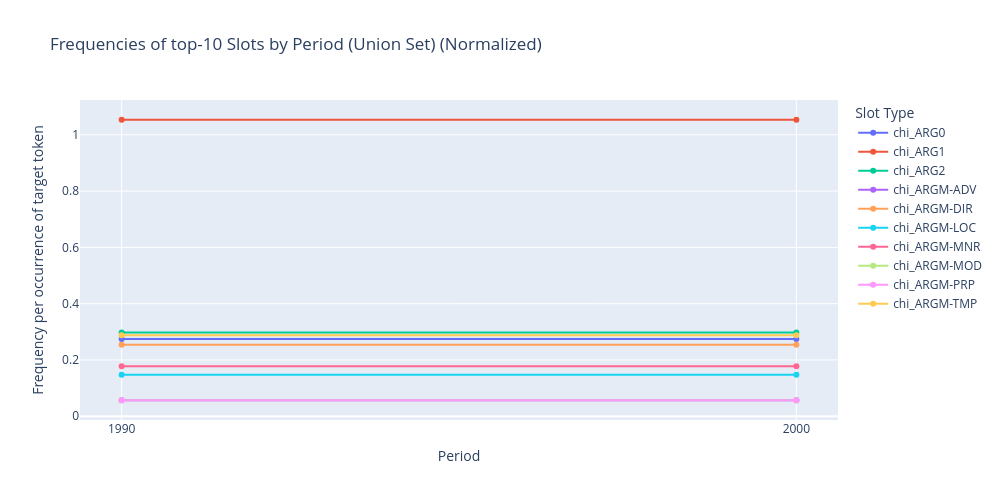

Here is the notebook cell this chart was saved with:
### Code cell
plot_freq_top_union_slots_by_period(
    json_path=SRL_json_path,
    top_n=10,
    normalized=True,
    relative=False,
    token_counts=token_counts,
)

### Figure 1 — Plotly figure (JSON) as saved in the notebook; plotly's stock layout.template omitted (floating-point values rounded to 4 significant figures)
{"data": [{"hovertemplate": "Slot Type=chi_ARG0<br>Period=%{x}<br>Frequency=%{y}<extra></extra>", "legendgroup": "chi_ARG0", "line": {"color": "#636efa", "dash": "solid"}, "marker": {"symbol": "circle"}, "mode": "lines+markers", "name": "chi_ARG0", "orientation": "v", "showlegend": true, "type": "scatter", "x": ["1990", "2000"], "xaxis": "x", "y": [0.2742, 0.2742], "yaxis": "y"}, {"hovertemplate": "Slot Type=chi_ARG1<br>Period=%{x}<br>Frequency=%{y}<extra></extra>", "legendgroup": "chi_ARG1", "line": {"color": "#EF553B", "dash": "solid"}, "marker": {"symbol": "circle"}, "mode": "lines+markers", "name": "chi_ARG1", "orientation": "v", "showlegend": true, "type": "scatter", "x": ["1990", "2000"], "xaxis": "x", "y": [1.054, 1.054], "yaxis": "y"}, {"hovertemplate": "Slot Type=chi_ARG2<br>Period=%{x}<br>Frequency=%{y}<extra></extra>", "legendgroup": "chi_ARG2", "line": {"color": "#00cc96", "dash": "solid"}, "marker": {"symbol": "circle"}, "mode": "lines+markers", "name": "chi_ARG2", "orientation": "v", "showlegend": true, "type": "scatter", "x": ["1990", "2000"], "xaxis": "x", "y": [0.2977, 0.2977], "yaxis": "y"}, {"hovertemplate": "Slot Type=chi_ARGM-ADV<br>Period=%{x}<br>Frequency=%{y}<extra></extra>", "legendgroup": "chi_ARGM-ADV", "line": {"color": "#ab63fa", "dash": "solid"}, "marker": {"symbol": "circle"}, "mode": "lines+markers", "name": "chi_ARGM-ADV", "orientation": "v", "showlegend": true, "type": "scatter", "x": ["1990", "2000"], "xaxis": "x", "y": [0.05686, 0.05686], "yaxis": "y"}, {"hovertemplate": "Slot Type=chi_ARGM-DIR<br>Period=%{x}<br>Frequency=%{y}<extra></extra>", "legendgroup": "chi_ARGM-DIR", "line": {"color": "#FFA15A", "dash": "solid"}, "marker": {"symbol": "circle"}, "mode": "lines+markers", "name": "chi_ARGM-DIR", "orientation": "v", "showlegend": true, "type": "scatter", "x": ["1990", "2000"], "xaxis": "x", "y": [0.2542, 0.2542], "yaxis": "y"}, {"hovertemplate": "Slot Type=chi_ARGM-LOC<br>Period=%{x}<br>Frequency=%{y}<extra></extra>", "legendgroup": "chi_ARGM-LOC", "line": {"color": "#19d3f3", "dash": "solid"}, "marker": {"symbol": "circle"}, "mode": "lines+markers", "name": "chi_ARGM-LOC", "orientation": "v", "showlegend": true, "type": "scatter", "x": ["1990", "2000"], "xaxis": "x", "y": [0.1472, 0.1472], "yaxis": "y"}, {"hovertemplate": "Slot Type=chi_ARGM-MNR<br>Period=%{x}<br>Frequency=%{y}<extra></extra>", "legendgroup": "chi_ARGM-MNR", "line": {"color": "#FF6692", "dash": "solid"}, "marker": {"symbol": "circle"}, "mode": "lines+markers", "name": "chi_ARGM-MNR", "orientation": "v", "showlegend": true, "type": "scatter", "x": ["1990", "2000"], "xaxis": "x", "y": [0.1773, 0.1773], "yaxis": "y"}, {"hovertemplate": "Slot Type=chi_ARGM-MOD<br>Period=%{x}<br>Frequency=%{y}<extra></extra>", "legendgroup": "chi_ARGM-MOD", "line": {"color": "#B6E880", "dash": "solid"}, "marker": {"symbol": "circle"}, "mode": "lines+markers", "name": "chi_ARGM-MOD", "orientation": "v", "showlegend": true, "type": "scatter", "x": ["1990", "2000"], "xaxis": "x", "y": [0.05686, 0.05686], "yaxis": "y"}, {"hovertemplate": "Slot Type=chi_ARGM-PRP<br>Period=%{x}<br>Frequency=%{y}<extra></extra>", "legendgroup": "chi_ARGM-PRP", "line": {"color": "#FF97FF", "dash": "solid"}, "marker": {"symbol": "circle"}, "mode": "lines+markers", "name": "chi_ARGM-PRP", "orientation": "v", "showlegend": true, "type": "scatter", "x": ["1990", "2000"], "xaxis": "x", "y": [0.05686, 0.05686], "yaxis": "y"}, {"hovertemplate": "Slot Type=chi_ARGM-TMP<br>Period=%{x}<br>Frequency=%{y}<extra></extra>", "legendgroup": "chi_ARGM-TMP", "line": {"color": "#FECB52", "dash": "solid"}, "marker": {"symbol": "circle"}, "mode": "lines+markers", "name": "chi_ARGM-TMP", "orientation": "v", "showlegend": true, "type": "scatter", "x": ["1990", "2000"], "xaxis": "x", "y": [0.2876, 0.2876], "yaxis": "y"}], "layout": {"height": 500, "legend": {"title": {"text": "Slot Type"}, "tracegroupgap": 0}, "title": {"text": "Frequencies of top-10 Slots by Period (Union Set) (Normalized)"}, "width": 1000, "xaxis": {"anchor": "y", "domain": [0, 1], "title": {"text": "Period"}}, "yaxis": {"anchor": "x", "domain": [0, 1], "title": {"text": "Frequency per occurrence of target token "}}}}
